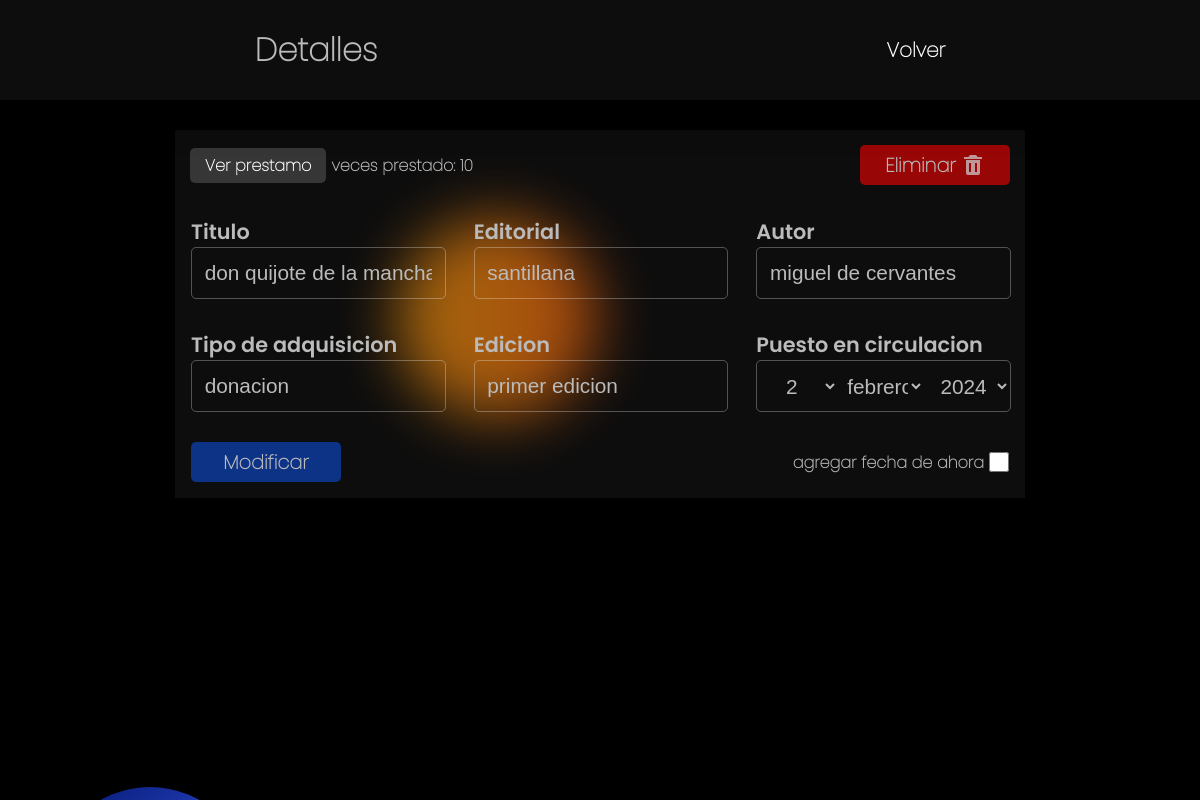
Screenshot of /books/1/ (signed in) with the database file from the repository.
### app/models.py (models this page shows, shortened)
class Books(models.Model):
    titulo = models.CharField(max_length=40)
    editorial = models.CharField(max_length=100)
    autor = models.CharField(max_length=30)
    fechaEntrada = models.DateField(null=True, blank=True)
    tipoAdquisicion = models.CharField(max_length=40)
    edicion = models.CharField(max_length=40)
    disponible = models.BooleanField(default=True)

### app/views.py (the view, shortened to what this page needs)
# urls.py: path('books/<int:idBook>/', views.bookDetails, name='bookDetails'),
@never_cache
@login_required
def bookDetails(request, idBook):
    if request.method == 'GET':
        book = shortcuts.get_object_or_404(Books, pk=idBook)
        leido = Loans.objects.filter(Q(idLibro__id__exact=idBook)).distinct().count()
        form = formAddBook(instance=book)
        try:
            loan = Loans.objects.get(Q(estado__exact=True, idLibro__id__exact=idBook))
        except:
            return shortcuts.render(request, 'books/bookDetails.html', {'form': form, 'book': book ,'title': 'Detalles', 'leido': leido})
        return shortcuts.render(request, 'books/bookDetails.html', {'form': form, 'book': book, 'loan': loan ,'title': 'Detalles', 'leido': leido})

### app/templates/books/bookDetails.html (shortened to what this page needs)
{% extends 'base/base.html' %}
{% block content %}
    {% load static %}
    <header>
        <h1 class="title-page__addBook">{{title}}</h1>
        <nav>
            <ul class="nav-box">
            <li><a href="{% url 'books' %}" class="nav-box__items item-menu-activate">Volver</a></li>
            </ul>
        </nav>
    </header>
    <div class="div-container-addForm background_filter">
        <div class="space-between">
            <div class="align-end center-items">
                {% if loan %}
                <a href="{% url 'loanDetails' loan.id %}" class="cta">Ver prestamo</a>
                {% endif %}
                <label for=""> veces prestado: {{leido}} </label>
            </div>
            <form action="{% url 'deleteBook' book.id %}" method="POST" class="align-end">
                <button class="container-form__button color-delete center-items">
                    Eliminar
                    <svg xmlns="http://www.w3.org/2000/svg" width="24" height="24" viewBox="0 0 24 24" style="fill: rgba(202, 202, 202, 0.747)"><path d="M6 7H5v13a2 2 0 0 0 2 2h10a2 2 0 0 0 2-2V7H6zm4 12H8v-9h2v9zm6 0h-2v-9h2v9zm.618-15L15 2H9L7.382 4H3v2h18V4z"></path></svg>
                </button>
            </form>
        </div>
        <form method="POST" action="" class="container-addForm">
            <div class="content">
                <div class="container-addForm--inputs">
                    <label for="id_titulo" class="container-addForm--inputs__label">Titulo</label>
                    <div class="border">
                        {{form.titulo}}
                    </div>
                </div>
                <div class="container-addForm--inputs">
                    <label for="id_editorial" class="container-addForm--inputs__label">Editorial</label>
                    <div class="border">
                        {{form.editorial}}
                    </div>
                </div>
                <div class="container-addForm--inputs">
                    <label for="id_autor" class="container-addForm--inputs__label">Autor</label>
                    <div class="border">
                        {{form.autor}}
                    </div>
                </div>
                <div class="container-addForm--inputs">
                    <label for="id_tipoAdquisicion" class="container-addForm--inputs__label">Tipo de adquisicion</label>
                    <div class="border">
                        {{form.tipoAdquisicion}}
                    </div>
                </div>
                <div class="container-addForm--inputs">
                    <label for="id_edicion" class="container-addForm--inputs__label">Edicion</label>
                    <div class="border">
                        {{form.edicion}}
                    </div>
                </div>
                <div class="container-addForm--inputs">
                    <label for="id_edicion" class="container-addForm--inputs__label">Puesto en circulacion</label>
                    <div class="border">
                        <div class="center-items">{{form.fechaEntrada}}</div>
                    </div>
                </div>
            </div>
            <div class="container-addForm--inputs space-between">
                <button class="container-form__button color-update">Modificar</button>
                <div class="center-items">
                    <label for="" class="">agregar fecha de ahora</label>
                    <input class="style-check cursor-pointer" type="checkbox" name="dateToday" id="">
                </div>
            </div>
        </form>
    </div>
{% endblock %}

### app/static/css/base.css (style rules this page uses)
* { margin: 0; padding: 0; color: var(--color-text) }
body { height: 100vh; background-color: #000000; font-family: thin; font-weight: 600; }
:root { --button-color-hover: rgb(49, 49, 49); --button-color: rgb(54, 54, 54); --color-text: rgb(187, 187, 187); --color-inputs-items:rgb(129, 129, 129); --color-background: rgba(35, 35, 35, 0.395); --color-table:rgba(105, 105, 105, 0.486); }
.style-check { height: 20px; width: 20px; }
.cursor-pointer { cursor: pointer; }
svg { fill: var(--color-inputs-items); }
.container-form__button { height: 40px; width: 150px; margin: 0; font-size: 1.2em; color: var(--color-text); font-family: thin; font-weight: 600; border: none; border-radius: 5px; cursor: pointer; background: var(--button-color); transition: all 100ms; }
.background_filter { background: var(--color-background); backdrop-filter: blur(30px); box-shadow: 0 0 30px 10px black; }
header { position: sticky; top: 0; height: 100px; width: 100%; display: flex; align-items: center; justify-content: space-around; background: var(--color-background); backdrop-filter: blur(30px); margin-bottom: 30px; box-shadow: 0 0 30px 10px black; z-index: 4; }
.nav-box { display: flex; flex-direction: row; align-items: center; gap: 20px; justify-content: space-between; list-style: none; }
.cta { display:inline-block; justify-self: center; text-decoration: none; border-radius: 5px; color:white; background: var(--button-color); backdrop-filter: blur(3px); padding: 5px 15px; transition: all .2s; }
.div-container-addForm { display: grid; margin: auto; min-width: 850px; width: 60%; }
.container-addForm { padding: 1em; display: grid; grid-gap: 30px; }
.content { display: grid; gap: 30px; grid-template-columns: repeat(3, 1fr); }
.border { border: rgba(255, 255, 255, 0.292) solid 1px; border-radius: 5px; display: grid; height: 50px; width: 100%; transition: all .3s; }
.container-addForm--inputs__label { font-size: 1.3em; font-family: semiBold; }
.container-addForm--inputs__input { font-size: 1.3em; border: none; background: transparent; margin: auto; height: 100%; width: 90%; outline: none; }
.container-addForm--inputs__input::placeholder { font-size: 1em; }
.align-end { padding: 15px 15px; display: flex; align-items: center; justify-content: end; }
.space-between { display: flex; align-items: center; justify-content: space-between }
.color-delete { background: rgb(153, 6, 6); }
.color-update { background: #0c3386; }
.center-items { display: flex; align-items: center; justify-content: center; gap: 5px; }
.item-menu-activate { color: white; }

### rows the page displays
Books: titulo "don quijote de la mancha", editorial "santillana", autor "miguel de cervantes", tipoAdquisicion "donacion", edicion "primer edicion"

### other values shown
{{ title }} "Detalles"
{{ leido }} "10"
